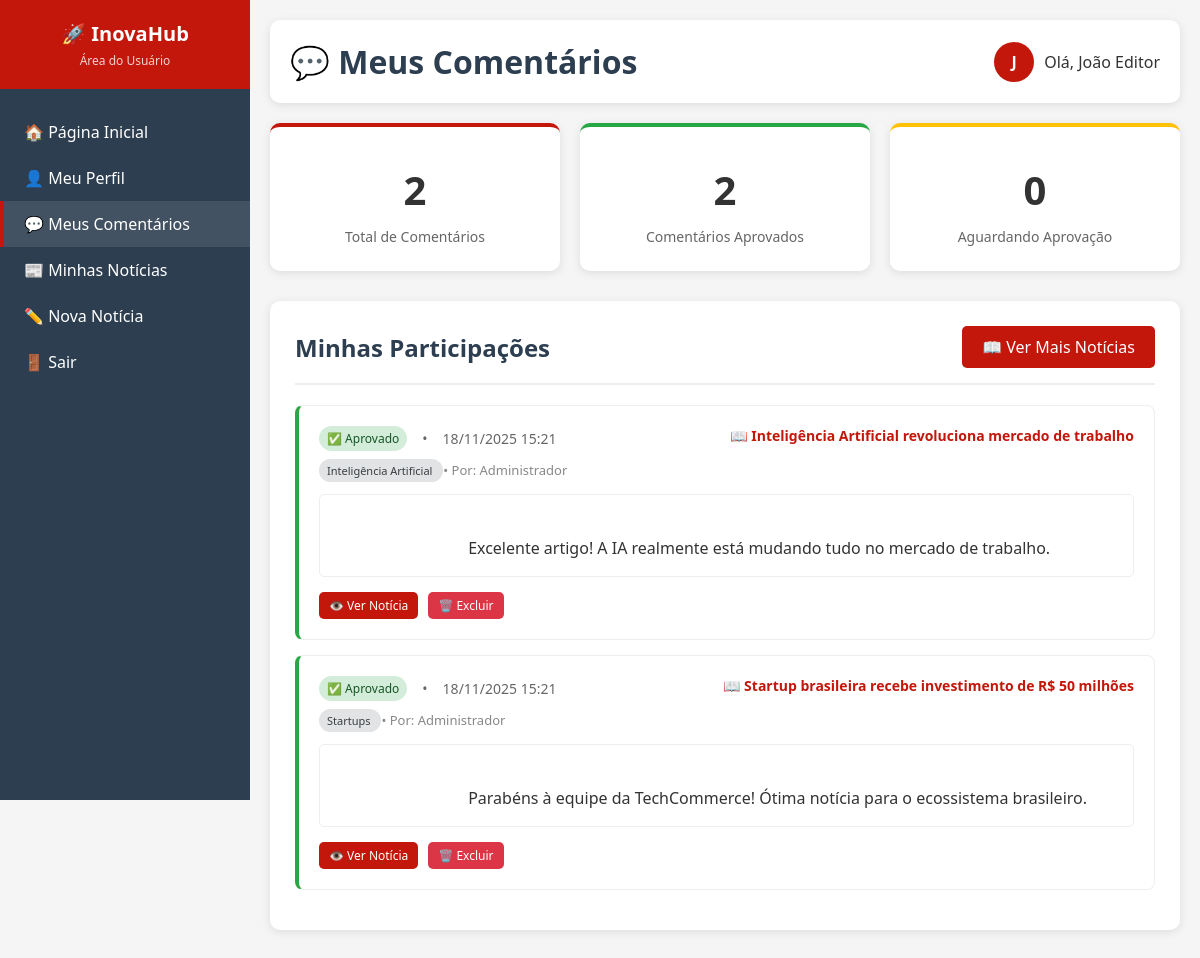
The app's page /usuario/meus_comentarios.php (signed in) with its own data.
### tables this page shows
CREATE TABLE `usuarios` (
  `id` int(11) NOT NULL,
  `nome` varchar(100) NOT NULL,
  `email` varchar(150) NOT NULL,
  `senha` varchar(255) NOT NULL,
  `avatar` varchar(255) DEFAULT 'avatar.jpg',
  `tipo` enum('admin','editor','usuario') DEFAULT 'usuario',
  `status` enum('ativo','inativo') DEFAULT 'ativo',
  `criado_em` timestamp NOT NULL DEFAULT current_timestamp(),
  `atualizado_em` timestamp NOT NULL DEFAULT current_timestamp() ON UPDATE current_timestamp()
);

CREATE TABLE `comentarios` (
  `id` int(11) NOT NULL,
  `noticia_id` int(11) NOT NULL,
  `usuario_id` int(11) NOT NULL,
  `comentario` text NOT NULL,
  `aprovado` tinyint(1) DEFAULT 0,
  `criado_em` timestamp NOT NULL DEFAULT current_timestamp()
);

CREATE TABLE `noticias` (
  `id` int(11) NOT NULL,
  `titulo` varchar(200) NOT NULL,
  `slug` varchar(200) NOT NULL,
  `resumo` text NOT NULL,
  `noticia` longtext NOT NULL,
  `imagem` varchar(255) DEFAULT 'noticia.jpg',
  `autor` int(11) NOT NULL,
  `categoria` int(11) NOT NULL,
  `status` enum('rascunho','publicada','arquivada') DEFAULT 'rascunho',
  `visualizacoes` int(11) DEFAULT 0,
  `destaque` tinyint(1) DEFAULT 0,
  `data` timestamp NOT NULL DEFAULT current_timestamp(),
  `publicada_em` timestamp NULL DEFAULT NULL,
  `criado_em` timestamp NOT NULL DEFAULT current_timestamp(),
  `atualizado_em` timestamp NOT NULL DEFAULT current_timestamp() ON UPDATE current_timestamp()
);

CREATE TABLE `categorias` (
  `id` int(11) NOT NULL,
  `nome` varchar(50) NOT NULL,
  `slug` varchar(50) NOT NULL,
  `cor` varchar(7) DEFAULT '#007bff',
  `descricao` text DEFAULT NULL,
  `criado_em` timestamp NOT NULL DEFAULT current_timestamp()
);

### includes/funcoes.php (called while the page is built, shortened)
<?php
function usuarioLogado($pdo)
{
    if (isset($_SESSION['usuario_id'])) {
        $stmt = $pdo->prepare("SELECT * FROM usuarios WHERE id = ?");
        $stmt->execute([$_SESSION['usuario_id']]);
        return $stmt->fetch(PDO::FETCH_ASSOC);
    }
    return false;
}
function ehEditor($usuario)
{
    return isset($usuario['tipo']) && ($usuario['tipo'] === 'editor' || $usuario['tipo'] === 'admin');
}
function podePublicar($usuario)
{
    return ehEditor($usuario);
}

### usuario/meus_comentarios.php (the view, shortened to what this page needs)
<?php
require '../includes/conexao.php';
require '../includes/funcoes.php';
$usuario = usuarioLogado($pdo);
$stmt = $pdo->prepare("
    SELECT c.*,
           n.titulo as noticia_titulo,
           n.slug as noticia_slug,
           cat.nome as categoria_nome,
           n.autor as noticia_autor_id,
           u_autor.nome as noticia_autor_nome
    FROM comentarios c
    JOIN noticias n ON c.noticia_id = n.id
    JOIN categorias cat ON n.categoria = cat.id
    JOIN usuarios u_autor ON n.autor = u_autor.id
    WHERE c.usuario_id = ?
    ORDER BY c.criado_em DESC
");
$stmt->execute([$usuario['id']]);
$comentarios = $stmt->fetchAll();
$total_comentarios = count($comentarios);
$comentarios_aprovados = array_filter($comentarios, fn($c) => $c['aprovado'] == 1);
$comentarios_pendentes = array_filter($comentarios, fn($c) => $c['aprovado'] == 0);
?>
<!DOCTYPE html>
<html lang="pt-br">
<head>
</head>
<body>
    <div class="user-container">
        <aside class="sidebar">
            <div class="sidebar-header">
                <h1>🚀 InovaHub</h1>
                <p>Área do Usuário</p>
            </div>
            <nav class="nav-links">
                <a href="../index.php">🏠 Página Inicial</a>
                <a href="dashboard.php">👤 Meu Perfil</a>
                <a href="meus_comentarios.php" class="active">💬 Meus Comentários</a>
                <?php if (podePublicar($usuario)): ?>
                    <a href="../editor/minhas_noticias.php">📰 Minhas Notícias</a>
                    <a href="../editor/nova_noticia.php">✏️ Nova Notícia</a>
                <?php endif; ?>
                <a href="../auth/logout.php">🚪 Sair</a>
            </nav>
        </aside>
        <main class="main-content">
            <div class="header">
                <h1>💬 Meus Comentários</h1>
                <div class="user-info">
                    <div class="user-avatar">
                        <?= strtoupper(substr($usuario['nome'], 0, 1)) ?>
                    </div>
                    <span>Olá, <?= htmlspecialchars($usuario['nome']) ?></span>
                </div>
            </div>
            <div class="stats-grid">
                <div class="stat-card total">
                    <div class="stat-number"><?= $total_comentarios ?></div>
                    <div class="stat-label">Total de Comentários</div>
                </div>
                <div class="stat-card aprovados">
                    <div class="stat-number"><?= count($comentarios_aprovados) ?></div>
                    <div class="stat-label">Comentários Aprovados</div>
                </div>
                <div class="stat-card pendentes">
                    <div class="stat-number"><?= count($comentarios_pendentes) ?></div>
                    <div class="stat-label">Aguardando Aprovação</div>
                </div>
            </div>
            <div class="section">
                <div class="section-header">
                    <h2>Minhas Participações</h2>
                    <a href="../index.php" class="btn btn-primary">
                        📖 Ver Mais Notícias
                    </a>
                </div>
                <?php if (empty($comentarios)): ?>
                    <div class="empty-state">
                        <h3>💭 Você ainda não fez comentários</h3>
                        <p>Participe das discussões comentando nas notícias que você mais gostou!</p>
                        <a href="../index.php" class="btn btn-primary" style="margin-top: 15px;">
                            📖 Explorar Notícias
                        </a>
                    </div>
                <?php else: ?>
                    <?php foreach ($comentarios as $comentario): ?>
                        <div class="comentario-item <?= $comentario['aprovado'] ? 'aprovado' : 'pendente' ?>">
                            <div class="comentario-header">
                                <div class="comentario-meta">
                                    <span class="badge <?= $comentario['aprovado'] ? 'badge-aprovado' : 'badge-pendente' ?>">
                                        <?= $comentario['aprovado'] ? '✅ Aprovado' : '⏳ Aguardando moderação' ?>
                                    </span>
                                    <span>•</span>
                                    <span><?= date('d/m/Y H:i', strtotime($comentario['criado_em'])) ?></span>
                                </div>
                                <a href="../noticia.php?slug=<?= $comentario['noticia_slug'] ?>"
                                    class="comentario-noticia" target="_blank">
                                    📖 <?= htmlspecialchars($comentario['noticia_titulo']) ?>
                                </a>
                            </div>
                            <div class="comentario-info">
                                <span class="badge badge-categoria">
                                    <?= htmlspecialchars($comentario['categoria_nome']) ?>
                                </span>
                                <span>•</span>
                                <span>Por: <?= htmlspecialchars($comentario['noticia_autor_nome']) ?></span>
                            </div>
                            <div class="comentario-texto">
                                <?= nl2br(htmlspecialchars($comentario['comentario'])) ?>
                            </div>
                            <div class="comentario-acoes">
                                <a href="../noticia.php?slug=<?= $comentario['noticia_slug'] ?>"
                                    class="btn btn-primary btn-sm" target="_blank">
                                    👁️ Ver Notícia
                                </a>
                                <a href="?excluir=<?= $comentario['id'] ?>"
                                    class="btn btn-danger btn-sm"
                                    onclick="return confirm('Tem certeza que deseja excluir este comentário?')">
                                    🗑️ Excluir
                                </a>
                            </div>
                        </div>
                    <?php endforeach; ?>
                <?php endif; ?>
            </div>
        </main>
    </div>
</body>
</html>

### usuario/meus_comentarios.php (style rules this page uses)
* { margin: 0; padding: 0; box-sizing: border-box; font-family: 'Segoe UI', Tahoma, Geneva, Verdana, sans-serif; }
:root { --primary: #c4170c; --primary-dark: #a6140b; --secondary: #2c3e50; --light: #f8f9fa; --dark: #343a40; --success: #28a745; --warning: #ffc107; --danger: #dc3545; }
body { background: #f5f5f5; color: #333; }
.user-container { display: flex; min-height: 100vh; }
.sidebar { width: 250px; background: var(--secondary); color: white; position: fixed; height: 100vh; overflow-y: auto; }
.sidebar-header { padding: 20px; background: var(--primary); text-align: center; }
.sidebar-header h1 { font-size: 20px; margin-bottom: 5px; }
.sidebar-header p { font-size: 12px; opacity: 0.8; }
.nav-links { padding: 20px 0; }
.nav-links a { display: flex; align-items: center; padding: 12px 20px; color: white; text-decoration: none; transition: all 0.3s; border-left: 4px solid transparent; }
.nav-links a:hover, .nav-links a.active { background: rgba(255, 255, 255, 0.1); border-left-color: var(--primary); }
.main-content { flex: 1; margin-left: 250px; padding: 20px; }
.header { background: white; padding: 20px; border-radius: 10px; box-shadow: 0 2px 10px rgba(0, 0, 0, 0.1); margin-bottom: 20px; display: flex; justify-content: space-between; align-items: center; }
.header h1 { color: var(--secondary); }
.user-info { display: flex; align-items: center; gap: 10px; }
.user-avatar { width: 40px; height: 40px; border-radius: 50%; background: var(--primary); color: white; display: flex; align-items: center; justify-content: center; font-weight: bold; }
.stats-grid { display: grid; grid-template-columns: repeat(auto-fit, minmax(200px, 1fr)); gap: 20px; margin-bottom: 30px; }
.stat-card { background: white; padding: 25px; border-radius: 10px; box-shadow: 0 2px 10px rgba(0, 0, 0, 0.1); text-align: center; transition: transform 0.3s; }
.stat-card.total { border-top: 4px solid var(--primary); }
.stat-card.aprovados { border-top: 4px solid var(--success); }
.stat-card.pendentes { border-top: 4px solid var(--warning); }
.stat-number { font-size: 2.5em; font-weight: bold; margin: 10px 0; }
.stat-label { color: #666; font-size: 14px; }
.section { background: white; border-radius: 10px; padding: 25px; margin-bottom: 20px; box-shadow: 0 2px 10px rgba(0, 0, 0, 0.1); }
.section-header { display: flex; justify-content: space-between; align-items: center; margin-bottom: 20px; padding-bottom: 15px; border-bottom: 2px solid #eee; }
.section-header h2 { color: var(--secondary); }
.btn { padding: 10px 20px; border: none; border-radius: 5px; cursor: pointer; text-decoration: none; display: inline-flex; align-items: center; gap: 5px; font-weight: 500; transition: all 0.3s; }
.btn-primary { background: var(--primary); color: white; }
.btn-danger { background: var(--danger); color: white; }
.btn-sm { padding: 5px 10px; font-size: 12px; }
.comentario-item { border: 1px solid #eee; border-radius: 8px; padding: 20px; margin-bottom: 15px; background: #fafafa; }
.comentario-item.aprovado { background: white; border-left: 4px solid var(--success); }
.comentario-header { display: flex; justify-content: space-between; align-items: flex-start; margin-bottom: 10px; flex-wrap: wrap; gap: 10px; }
.comentario-meta { display: flex; gap: 15px; font-size: 14px; color: #666; flex-wrap: wrap; align-items: center; }
.comentario-noticia { color: var(--primary); text-decoration: none; font-size: 14px; font-weight: 600; }
.comentario-info { font-size: 13px; color: #888; margin-top: 5px; }
.comentario-texto { margin: 15px 0; line-height: 1.6; padding: 15px; background: white; border-radius: 5px; white-space: pre-wrap; border: 1px solid #eee; }
.comentario-acoes { display: flex; gap: 10px; margin-top: 15px; }
.badge { padding: 4px 8px; border-radius: 20px; font-size: 12px; font-weight: 500; }
.badge-aprovado { background: #d4edda; color: #155724; }
.badge-categoria { background: #e2e3e5; color: #383d41; font-size: 11px; }

### records on screen
usuarios: nome "J", nome "João Editor"
comentarios: aprovado "✅ Aprovado", criado_em "18/11/2025 15:21", noticia.titulo "Inteligência Artificial revoluciona mercado de trabalho", categorias.nome "Inteligência Artificial", usuarios.nome "Administrador", comentario "Excelente artigo! A IA realmente está mudando tudo no mercado de trabalho."
comentarios: aprovado "✅ Aprovado", criado_em "18/11/2025 15:21", noticia.titulo "Startup brasileira recebe investimento de R$ 50 milhões", categorias.nome "Startups", usuarios.nome "Administrador", comentario "Parabéns à equipe da TechCommerce! Ótima notícia para o ecossistema brasileiro.…"

### other values on screen
$total_comentarios "2"
count($comentarios_aprovados) "2"
count($comentarios_pendentes) "0"
